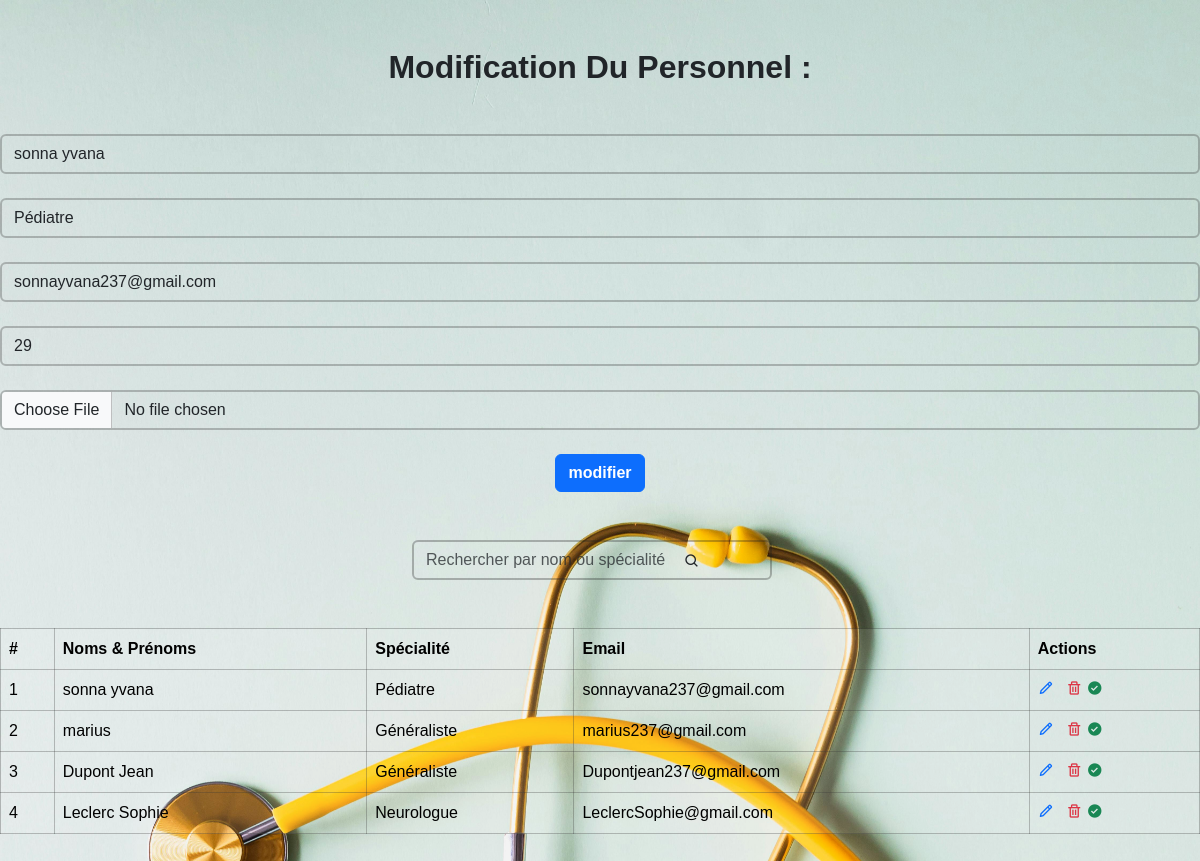
Screenshot of /update_medecin/1/ (signed in) with the database file from the repository.
### teleconsult_app/models.py (models this page shows, shortened)
class Medecins(models.Model):
    user = models.OneToOneField(User, on_delete=models.CASCADE, null=True)
    nom = models.CharField(max_length=100)
    specialite = models.CharField(max_length=100)
    email = models.EmailField(default='example@example.com')
    photo = models.ImageField(upload_to='images/', null=True, blank=True)
    age = models.IntegerField(default=1)
    is_active = models.BooleanField(default=False)

### teleconsult_app/views.py (the view, shortened to what this page needs)
# urls.py: path("update_medecin/<int:id>/", views.add_or_update_medecin, name="update_medecin"),
@user_passes_test(admin_required)
def add_or_update_medecin(request, id=None):
    if id:  # Si un ID est passé, on récupère le médecin pour la modification
        medecin = Medecins.objects.get(id=id)
    else:  # Sinon, c'est un ajout
        medecin = None
    medecins = Medecins.objects.all()
    return render(request, 'ajout_medecin.html', {'medecins': medecins, 'medecin': medecin})

### teleconsult_app/views.py (called while the page is built)
def admin_required(user):
    return user.is_superuser

### teleconsult_app/templates/ajout_medecin.html (shortened to what this page needs)
{% load static %}
<!DOCTYPE html>
<html lang="en">
<head>
    <link rel="stylesheet" href="{% static 'css/ajout_medecin.css' %}">
    <link rel="stylesheet" href="{% static 'css/bootstrap.min.css' %}">
    <link href='https://unpkg.com/boxicons@2.1.4/css/boxicons.min.css' rel='stylesheet'>
</head>
<body>
    <h2 class="text-center mb-5 mt-5 fw-bold">
    {% if medecin %}
        Modification Du Personnel :
    {%else%}
        Ajout Du Personnel :
    {% endif %}
    </h2>
    <form action="{% if medecin %}{% url 'update_medecin' medecin.id %}{% else %}{% url 'add_medecin' %}{% endif %}" method="POST">
        <div class="mb-3">
            <input type="text" id="nomInput" placeholder="Nom et prénom" class="form-control" name="nom" value="{{medecin.nom}}">
            <input type="text" id="specialiteInput" placeholder="Spécialité" class="form-control mt-4" name="specialite" value="{{medecin.specialite}}">
            <input type="text" id="emailInput" placeholder="Email" class="form-control mt-4" name="email" value="{{medecin.email}}">
            <input type="text" id="ageInput" placeholder="Age" class="form-control mt-4" name="age" value="{{medecin.age}}">
            <input class="form-control mt-4" id="formFileLg" type="file" name="photo" placeholder="Photo de profil" value="{{medecin.photo}}" >
            <button class="btn btn-primary mt-4 d-grid mx-auto fw-bold" type="submit">
            {% if medecin %}
                modifier
            {%else%}
                Ajouter
            {% endif %}
            </button>
        </div>
    </form>
    <div class="mb-2 mt-5 input-box">
        <input type="text" id="searchInput" class="form-control searchbar d-grid mx-auto" placeholder="Rechercher par nom ou spécialité">
        <i class='bx bx-search'></i>
    </div>
    <table class="table mt-5 mb-5" id="cardContainer">
        <thead>
            <tr>
                <th scope="col">#</th>
                <th scope="col">Noms & Prénoms</th>
                <th scope="col">Spécialité</th>
                <th scope="col">Email</th>
                <th scope="col">Actions</th>
            </tr>
        </thead>
        <tbody id="tbodyContainer">
            {% for medecin in medecins %}
                <tr>
                    <td>{{ medecin.id }}</td>
                    <td>{{ medecin.nom }}</td>
                    <td>{{ medecin.specialite }}</td>
                    <td>{{ medecin.email }}</td>
                    <td>
                        <span><a href="{% url 'update_medecin' medecin.id %}"><i class="bx bx-pencil icon me-2"></i></a></span>
                        <span><a href="{% url 'delete_medecin' medecin.id %}" class="text-danger"><i class="bx bx-trash icon"></i></a></span>
                        <span>
                            <a href="{% url 'activate_medecin' medecin.id %}" class="{% if medecin.is_active %}text-success{% else %}text-warning{% endif %}">
                                <i class="bx {% if medecin.is_active %}bxs-check-circle{% else %}bx-minus-circle{% endif %} icon"></i>
                            </a>
                        </span>
                    </td>
                </tr>
            {% endfor %}
        </tbody>
    </table>
</body>
</html>

### teleconsult_app/static/css/ajout_medecin.css (style rules this page uses)
* { margin: 0; padding: 0; box-sizing: border-box; font-family: "poppins", sans-serif; }
.icon { cursor: pointer; }
body { background-image: url(../images/pexels-karolina-grabowska-4386464.jpg); background-size: cover; background-attachment: fixed; }
table { background-color: rgba(255, 255, 255, 0) !important; }
th, td { background-color: rgba(255, 255, 255, 0.1) !important; border: 1px solid rgba(59, 59, 59, 0.3) !important; color: #fff; }
th { font-weight: bold !important; }
tbody { background-color: rgba(255, 255, 255, 0) !important; }
.mb-3 input { background: transparent !important; border: 2px solid rgba(59, 59, 59, 0.3); }
.searchbar { width: 30% !important; }
.input-box input { background: transparent; border: 2px solid rgba(36, 35, 35, 0.3); }
.input-box { display: flex; flex-direction: row; }
.bx-search:before { position: relative; right: 500px; top: 13px; content: "\ebf7"; }

### rows the page displays
Medecins: nom "sonna yvana", specialite "Pédiatre", email "sonnayvana237@gmail.com", age "29", id "1", is_active True (drawn)
Medecins: id "2", nom "marius", specialite "Généraliste", email "marius237@gmail.com", is_active True (drawn)
Medecins: id "3", nom "Dupont Jean", specialite "Généraliste", email "Dupontjean237@gmail.com", is_active True (drawn)
Medecins: id "4", nom "Leclerc Sophie", specialite "Neurologue", email "LeclercSophie@gmail.com", is_active True (drawn)
